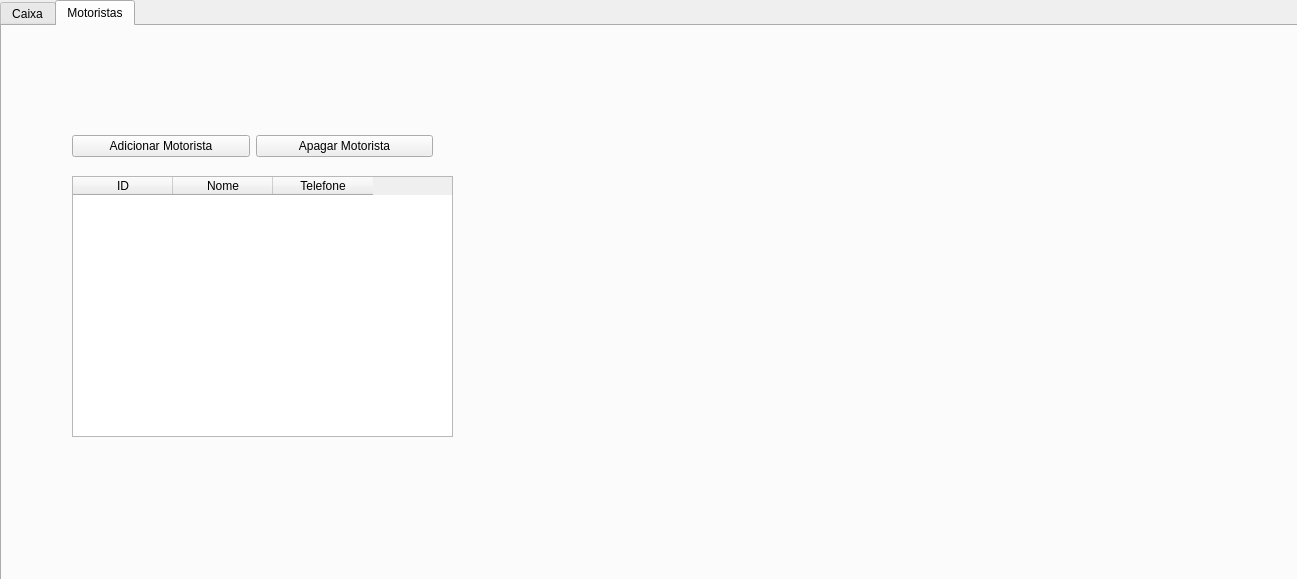
<?xml version="1.0" encoding="UTF-8"?>
<ui version="4.0">
 <class>DriversWindow</class>
 <widget class="QWidget" name="DriversWindow">
  <property name="geometry">
   <rect>
    <x>0</x>
    <y>0</y>
    <width>1297</width>
    <height>579</height>
   </rect>
  </property>
  <property name="windowTitle">
   <string>Form</string>
  </property>
  <widget class="QWidget" name="gridLayoutWidget">
   <property name="geometry">
    <rect>
     <x>0</x>
     <y>0</y>
     <width>1301</width>
     <height>581</height>
    </rect>
   </property>
   <layout class="QGridLayout" name="gridLayout">
    <item row="0" column="0">
     <widget class="QTabWidget" name="tabWidget">
      <property name="font">
       <font>
        <bold>false</bold>
       </font>
      </property>
      <property name="currentIndex">
       <number>1</number>
      </property>
      <widget class="QWidget" name="caixa">
       <attribute name="title">
        <string>Caixa</string>
       </attribute>
      </widget>
      <widget class="QWidget" name="motoristas">
       <attribute name="title">
        <string>Motoristas</string>
       </attribute>
       <widget class="QWidget" name="verticalLayoutWidget">
        <property name="geometry">
         <rect>
          <x>70</x>
          <y>150</y>
          <width>381</width>
          <height>261</height>
         </rect>
        </property>
        <layout class="QVBoxLayout" name="verticalLayout">
         <item>
          <widget class="QTableWidget" name="tableMotoristas">
           <property name="columnCount">
            <number>3</number>
           </property>
           <column>
            <property name="text">
             <string>ID</string>
            </property>
           </column>
           <column>
            <property name="text">
             <string>Nome</string>
            </property>
           </column>
           <column>
            <property name="text">
             <string>Telefone</string>
            </property>
           </column>
          </widget>
         </item>
        </layout>
       </widget>
       <widget class="QWidget" name="horizontalLayoutWidget">
        <property name="geometry">
         <rect>
          <x>70</x>
          <y>100</y>
          <width>361</width>
          <height>41</height>
         </rect>
        </property>
        <layout class="QHBoxLayout" name="horizontalLayout">
         <item>
          <widget class="QPushButton" name="btnCriarMotorista">
           <property name="text">
            <string>Adicionar Motorista</string>
           </property>
          </widget>
         </item>
         <item>
          <widget class="QPushButton" name="btnApagarMotorista">
           <property name="text">
            <string>Apagar Motorista</string>
           </property>
          </widget>
         </item>
        </layout>
       </widget>
      </widget>
     </widget>
    </item>
   </layout>
  </widget>
 </widget>
 <resources/>
 <connections/>
</ui>
